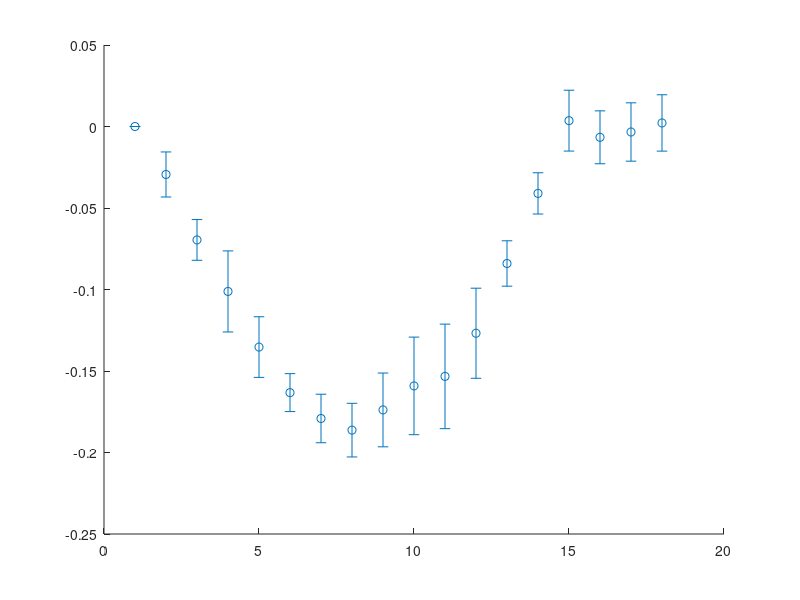

Write the MATLAB code that produced this figure. (Note: this script raises an error after producing the figure.)
clear; clc; close all

% Colors
co = [0.0000 0.4470 0.7410
      0.8500 0.3250 0.0980
      0.9290 0.6940 0.1250
      0.4940 0.1840 0.5560
      0.4660 0.6740 0.1880
      0.3010 0.7450 0.9330
      0.6350 0.0780 0.1840];

% Load strains
load('fullysampled_strain.mat')

% Plot settings
api = struct(...
    'AxesFontSize',  20,...
    'AxesLineWidth', 2,...
    'LegendFontSize', 17,...
    'LegendLocation', 'northeast',...
    'Axis', [],...
    'XLabel', true,...
    'YLabel', true,...
    'XLabelStr', 'Frame',...
    'YLabelStr', 'Strain',...
    'YAxisTickValues', [],...
    'MinorTicks', false);
plot_line_width = 2;
plot_marker_size = 3.5;

%% HARP plot
% Plot curves
visibility = 'on';
figure('visible',visibility)
errorbar(mean(strain_h.segments_CC,1), std(strain_h.segments_CC,1),'o',...
            'Color',co(1,:),'MarkerSize',plot_marker_size,...
            'MarkerFaceColor',co(1,:),'LineWidth',plot_line_width)
% Nice plot        
api.Axis = [0 19 -0.3 0.3];
api.XAxisTickValues = [1 6 12 18];
api.YAxisTickValues = -0.3:0.1:0.3;

ax = gca;
ax.XAxis.TickValues = [1 6 12 18];
xlabel(api.XLabelStr, 'interpreter', 'LaTeX');
ax.YAxis.TickValues = api.YAxisTickValues;
ylabel(api.YLabelStr, 'interpreter', 'LaTeX')
ax.XGrid = 'off';
ax.YGrid = 'off';
ax.XMinorGrid = 'off';
ax.YMinorGrid = 'off';
ax.MinorGridLineStyle = '-';
ax.MinorGridAlpha = 0.1;
ax.Box = 'on';
ax.FontWeight = 'bold';
ax.FontSmoothing = 'on';
ax.FontSize = api.AxesFontSize;
ax.LineWidth = api.AxesLineWidth;
ax.XAxis.MinorTick = 'off';
ax.TickLength = [0.025, 0.25];
ax.XAxis.TickLength = [0.0, 0.25];
ax.TickDir = 'in';
ax.TickLabelInterpreter = 'latex';
axis(api.Axis);

% Get current axis and figure
ref_ax = gca;
ref_fig = gcf;
fig_pos = get(ref_fig,'position');
ax_pos = get(ref_ax,'position');
set(gcf,'position',[fig_pos(1) fig_pos(2) fig_pos(3)-140 fig_pos(4)])
set(gca,'position',[ax_pos(1)+0.1 ax_pos(2) ax_pos(3)-0.15 ax_pos(4)])

% Set position
fig_pos = get(ref_fig,'position');
ax_pos = get(ref_ax,'position');
set(gcf,'position',fig_pos)
set(gca,'position',ax_pos)


%% SinMod plot
% Plot curves
visibility = 'on';
figure('visible',visibility)
errorbar(mean(strain_s.segments_CC,1), std(strain_s.segments_CC,1),'o',...
            'Color',co(1,:),'MarkerSize',plot_marker_size,...
            'MarkerFaceColor',co(1,:),'LineWidth',plot_line_width)
% Nice plot        
api.Axis = [0 19 -0.3 0.3];
api.XAxisTickValues = [1 6 12 18];
api.YAxisTickValues = -0.3:0.1:0.3;

ax = gca;
ax.XAxis.TickValues = [1 6 12 18];
xlabel(api.XLabelStr, 'interpreter', 'LaTeX');
ax.YAxis.TickValues = api.YAxisTickValues;
ylabel(api.YLabelStr, 'interpreter', 'LaTeX')
ax.XGrid = 'off';
ax.YGrid = 'off';
ax.XMinorGrid = 'off';
ax.YMinorGrid = 'off';
ax.MinorGridLineStyle = '-';
ax.MinorGridAlpha = 0.1;
ax.Box = 'on';
ax.FontWeight = 'bold';
ax.FontSmoothing = 'on';
ax.FontSize = api.AxesFontSize;
ax.LineWidth = api.AxesLineWidth;
ax.XAxis.MinorTick = 'off';
ax.TickLength = [0.025, 0.25];
ax.XAxis.TickLength = [0.0, 0.25];
ax.TickDir = 'in';
ax.TickLabelInterpreter = 'latex';
axis(api.Axis);

% Set position
set(gcf,'position',fig_pos)
set(gca,'position',ax_pos)


%% HARPI plot
% Plot curves
visibility = 'on';
figure('visible',visibility)
errorbar(mean(strain_i.segments_CC,1), std(strain_i.segments_CC,1),'o',...
            'Color',co(1,:),'MarkerSize',plot_marker_size,...
            'MarkerFaceColor',co(1,:),'LineWidth',plot_line_width)
% Nice plot        
api.Axis = [0 19 -0.3 0.3];
api.XAxisTickValues = [1 6 12 18];
api.YAxisTickValues = -0.3:0.1:0.3;

ax = gca;
ax.XAxis.TickValues = [1 6 12 18];
xlabel(api.XLabelStr, 'interpreter', 'LaTeX');
ax.YAxis.TickValues = api.YAxisTickValues;
ylabel(api.YLabelStr, 'interpreter', 'LaTeX')
ax.XGrid = 'off';
ax.YGrid = 'off';
ax.XMinorGrid = 'off';
ax.YMinorGrid = 'off';
ax.MinorGridLineStyle = '-';
ax.MinorGridAlpha = 0.1;
ax.Box = 'on';
ax.FontWeight = 'bold';
ax.FontSmoothing = 'on';
ax.FontSize = api.AxesFontSize;
ax.LineWidth = api.AxesLineWidth;
ax.XAxis.MinorTick = 'off';
ax.TickLength = [0.025, 0.25];
ax.XAxis.TickLength = [0.0, 0.25];
ax.TickDir = 'in';
ax.TickLabelInterpreter = 'latex';
axis(api.Axis);

% Set position
set(gcf,'position',fig_pos)
set(gca,'position',ax_pos)